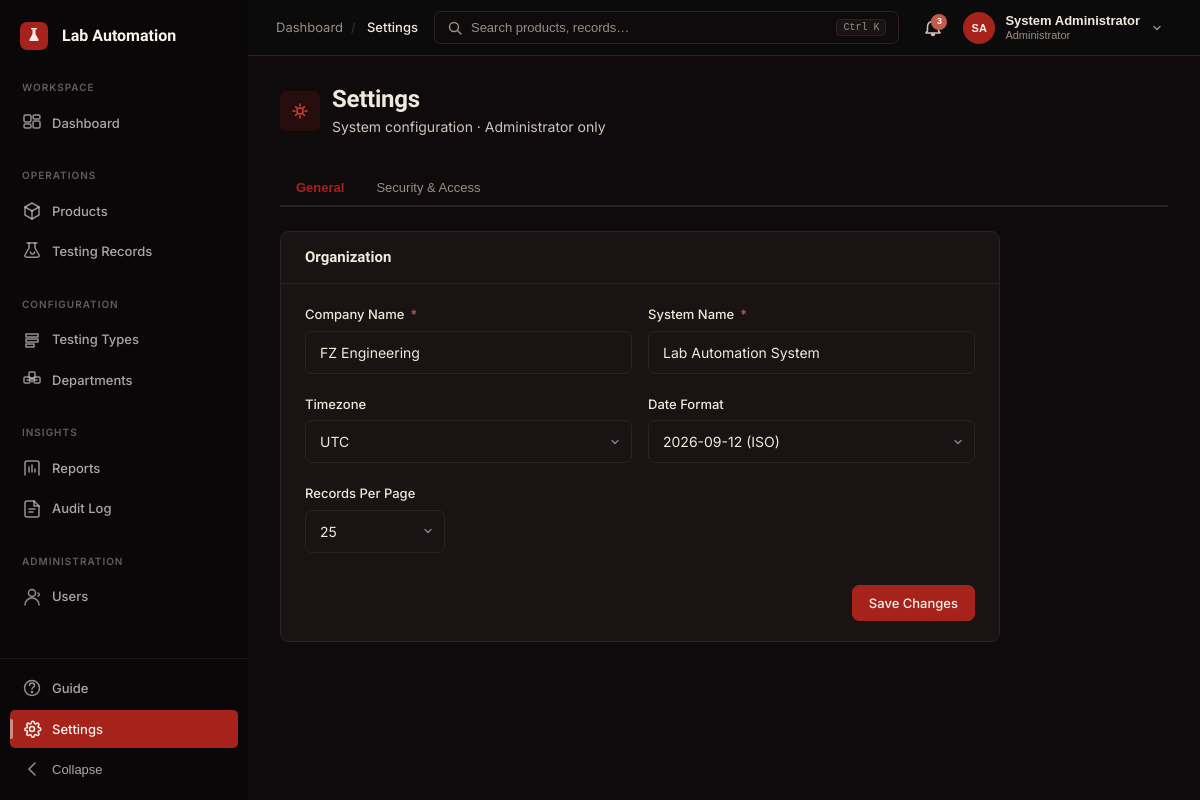
Screenshot of /admin/settings.php (signed in) with the database file from the repository.
### tables this page shows
CREATE TABLE settings (
    id             INT UNSIGNED AUTO_INCREMENT PRIMARY KEY,
    workspace_id   INT UNSIGNED NOT NULL,
    setting_key    VARCHAR(80) NOT NULL,
    setting_value  TEXT NULL,
    category       VARCHAR(50) NOT NULL DEFAULT 'general',
    updated_by     INT UNSIGNED NULL,
    updated_at     TIMESTAMP NOT NULL DEFAULT CURRENT_TIMESTAMP ON UPDATE CURRENT_TIMESTAMP,
    UNIQUE KEY uq_settings_ws_key (workspace_id, setting_key),
    KEY idx_settings_workspace (workspace_id),
    KEY idx_settings_category (category),
    CONSTRAINT fk_settings_workspace  FOREIGN KEY (workspace_id) REFERENCES workspaces(id),
    CONSTRAINT fk_settings_updated_by FOREIGN KEY (updated_by) REFERENCES users(id) ON DELETE SET NULL
);

### includes/auth.php (called while the page is built, shortened)
<?php
function auth_workspace_id(): int
{
    return (int) ($_SESSION['user']['workspace_id'] ?? 0);
}
function get_setting(PDO $pdo, string $key, mixed $default = null, ?int $workspaceId = null): mixed
{
    $wsId = $workspaceId ?? auth_workspace_id();
    $stmt = $pdo->prepare('SELECT setting_value FROM settings WHERE workspace_id = :ws AND setting_key = :key LIMIT 1');
    $stmt->execute(['ws' => $wsId, 'key' => $key]);
    $val = $stmt->fetchColumn();
    return $val !== false ? $val : $default;
}

### includes/helpers.php (called while the page is built, shortened)
<?php
function e(string $value): string
{
    return htmlspecialchars($value, ENT_QUOTES | ENT_SUBSTITUTE, 'UTF-8');
}

### admin/settings.php (the view, shortened to what this page needs)
<?php
require_once __DIR__ . '/../includes/helpers.php';
require_once __DIR__ . '/../includes/auth.php';
require_once __DIR__ . '/../includes/header.php';
$s = function(string $key, string $default = '') use ($pdo): string {
    return get_setting($pdo, $key, $default);
};
?>
<div class="page-header">
  <div class="page-header-left">
    <div class="d-flex align-center gap-12 mb-4">
      <div style="width:40px;height:40px;border-radius:var(--radius-md);background:var(--accent-tint);display:flex;align-items:center;justify-content:center;flex-shrink:0;">
        <svg width="20" height="20" viewBox="0 0 20 20" fill="none" stroke="var(--accent-strong)" stroke-width="1.5" stroke-linecap="round"><circle cx="10" cy="10" r="3"/><path d="M10 3v2M10 15v2M3 10h2M15 10h2M5.6 5.6l1.4 1.4M13 13l1.4 1.4M5.6 14.4l1.4-1.4M13 7l1.4-1.4"/></svg>
      </div>
      <div>
        <h1 class="page-title">Settings</h1>
        <p class="page-subtitle" style="margin-top:2px;">System configuration · Administrator only</p>
      </div>
    </div>
  </div>
</div>
<div class="tabs" style="margin-bottom:24px;">
  <button class="tab active" data-tab="tab-general">General</button>
  <button class="tab" data-tab="tab-security">Security & Access</button>
</div>
<div class="tab-panel active" id="tab-general">
  <div style="max-width:720px;display:flex;flex-direction:column;gap:24px;">
    <div class="card">
      <div class="card-header"><h3 class="card-title">Organization</h3></div>
      <form method="post" action="">
        <div class="card-body">
          <div class="form-row">
            <div class="form-group">
              <label class="form-label">Company Name <span class="required">*</span></label>
              <input type="text" class="form-control" name="company_name" value="<?= e($s('company_name', 'FZ Engineering')) ?>" required data-validate="required|minlength:2">
            </div>
            <div class="form-group">
              <label class="form-label">System Name <span class="required">*</span></label>
              <input type="text" class="form-control" name="system_name" value="<?= e($s('system_name', 'Lab Automation System')) ?>" required data-validate="required|minlength:2">
            </div>
          </div>
          <div class="form-row">
            <div class="form-group">
              <label class="form-label">Timezone</label>
              <select class="form-control" name="timezone">
                <?php $tz = $s('timezone', 'UTC');
                $tzOpts = ['UTC' => 'UTC', 'Asia/Kolkata' => 'Asia/Kolkata (IST)', 'America/New_York' => 'America/New_York (EST)', 'Europe/London' => 'Europe/London (GMT)'];
                foreach ($tzOpts as $v => $label): ?>
                <option value="<?= e($v) ?>" <?= $tz === $v ? 'selected' : '' ?>><?= e($label) ?></option>
                <?php endforeach; ?>
              </select>
            </div>
            <div class="form-group">
              <label class="form-label">Date Format</label>
              <select class="form-control" name="date_format">
                <?php $df = $s('date_format', 'Y-m-d');
                $dfOpts = ['Y-m-d' => date('Y-m-d') . ' (ISO)', 'd/m/Y' => date('d/m/Y'), 'm/d/Y' => date('m/d/Y'), 'M j, Y' => date('M j, Y')];
                foreach ($dfOpts as $v => $label): ?>
                <option value="<?= e($v) ?>" <?= $df === $v ? 'selected' : '' ?>><?= e($label) ?></option>
                <?php endforeach; ?>
              </select>
            </div>
          </div>
          <div class="form-group">
            <label class="form-label">Records Per Page</label>
            <select class="form-control" style="width:140px;" name="records_per_page">
              <?php $rpp = $s('records_per_page', '25');
              foreach (['10','25','50','100'] as $v): ?>
              <option <?= $rpp === $v ? 'selected' : '' ?>><?= $v ?></option>
              <?php endforeach; ?>
            </select>
          </div>
          <div style="display:flex;justify-content:flex-end;padding-top:12px;">
            <button type="submit" class="btn btn-primary">Save Changes</button>
          </div>
        </div>
      </form>
    </div>
  </div>
</div>
<?php require_once __DIR__ . '/../includes/footer.php'; ?>

### rows the page displays
settings: company_name "FZ Engineering"
settings: date_format "2026-09-12 (ISO)"
settings: records_per_page "25"

### other values shown
$crumb['label'] "Dashboard"
$crumb['label'] "Settings"
$notifCount "3"
$initials "SA"
$currentUser['name'] "System Administrator"
$roleBadge "Administrator"
form field timezone "UTC"
